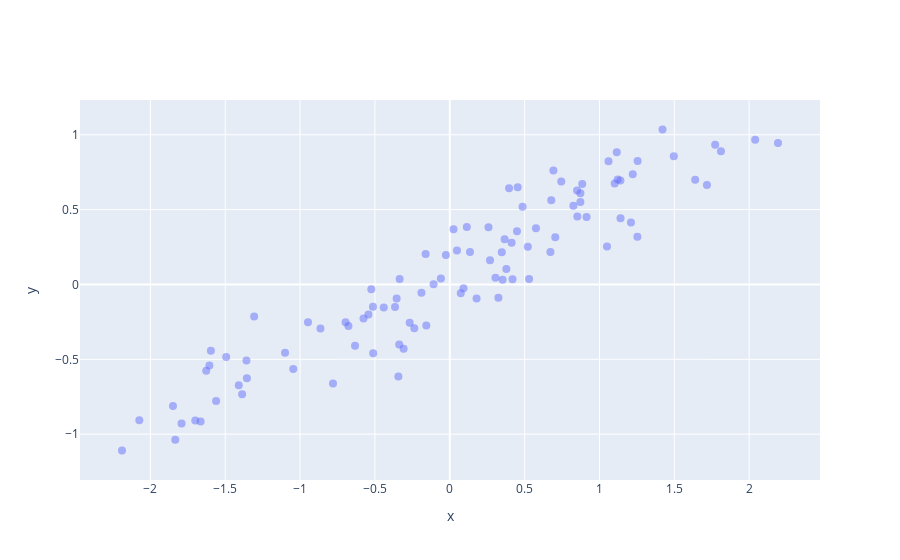

The notebook cell saved with this chart:
### Code cell
fig = go.Figure(data=[go.Scatter(x=x, y=y, mode='markers', 
                marker=dict(size=8,opacity=0.5), name="data" )])
fig.update_layout( xaxis_title="x", yaxis_title="y",
    yaxis = dict(scaleanchor = "x",scaleratio = 1) )
fig.show()
